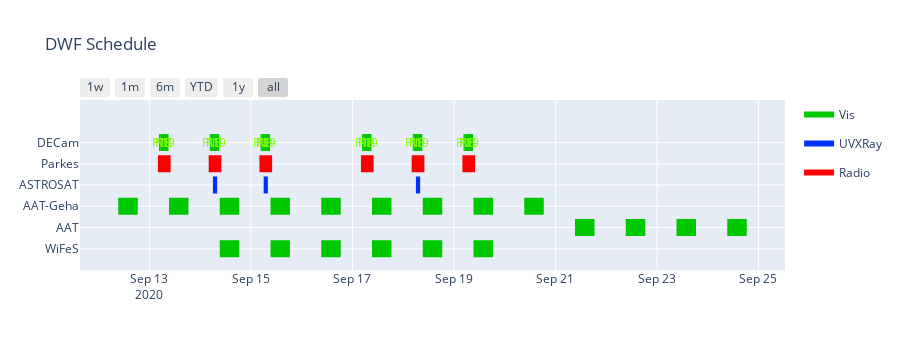
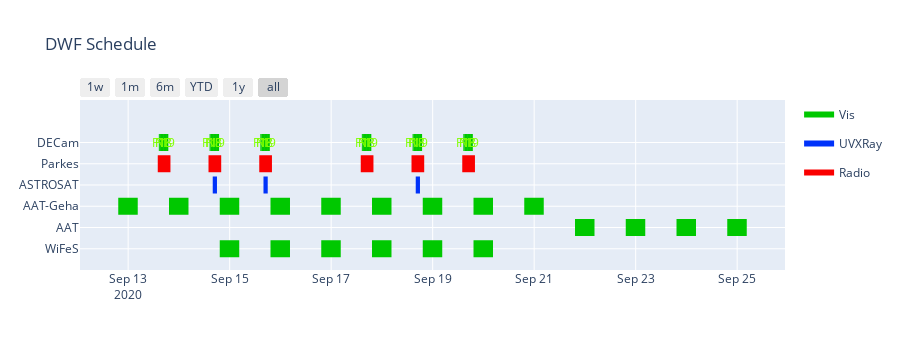

Source (notebook cell) for these figures, in order:
### Code cell
# Table for diff datetime formats
# https://www.journaldev.com/23365/python-string-to-datetime-strptime
# Do it like this: '%Y-%m-%d %H:%M:%S' = '2016-01-01 11:30:00'
fmt = '%Y-%m-%d %H:%M:%S'

# DECam Schedule from Jeff Cooke's email 
# Parkes Schedule from https://www.parkes.atnf.csiro.au/observing/schedules/current/PK.pdf 
# Parks Scheule also from Vivek Gupta's email subject: "Swapping of Parkes observing time for P1050 - P1066 - BL"
# ASTROSAT Schedule from email chain subject: "Your Astrosat proposal A09_107 has been accepted for cycle A09"
Schedule_Text = "DECam,2020-09-13 04:30:00,2020-09-13 05:00:00,UTC,Vis,N;"\
                "DECam,2020-09-14 04:30:00,2020-09-14 05:00:00,UTC,Vis,N;"\
                "DECam,2020-09-15 04:30:00,2020-09-15 05:00:00,UTC,Vis,N;"\
                "DECam,2020-09-17 04:30:00,2020-09-17 05:00:00,UTC,Vis,N;"\
                "DECam,2020-09-18 04:30:00,2020-09-18 05:00:00,UTC,Vis,N;"\
                "DECam,2020-09-19 04:30:00,2020-09-19 05:00:00,UTC,Vis,N;"\
                ""\
                "DECam,2020-09-13 05:05:05,2020-09-13 06:30:00,UTC,Vis,F18;"\
                "DECam,2020-09-14 05:05:00,2020-09-14 06:30:00,UTC,Vis,F18;"\
                "DECam,2020-09-15 05:05:00,2020-09-15 06:30:00,UTC,Vis,F18;"\
                "DECam,2020-09-17 05:05:00,2020-09-17 06:30:00,UTC,Vis,F18;"\
                "DECam,2020-09-18 05:05:00,2020-09-18 06:30:00,UTC,Vis,F18;"\
                "DECam,2020-09-19 05:05:00,2020-09-19 06:30:00,UTC,Vis,F18;"\
                ""\
                "DECam,2020-09-13 06:31:00,2020-09-13 08:00:00,UTC,Vis,F19;"\
                "DECam,2020-09-14 06:31:00,2020-09-14 08:00:00,UTC,Vis,F19;"\
                "DECam,2020-09-15 06:31:00,2020-09-15 08:00:00,UTC,Vis,F19;"\
                "DECam,2020-09-17 06:31:00,2020-09-17 08:00:00,UTC,Vis,F19;"\
                "DECam,2020-09-18 06:31:00,2020-09-18 08:00:00,UTC,Vis,F19;"\
                "DECam,2020-09-19 06:31:00,2020-09-19 08:00:00,UTC,Vis,F19;"\
                ""\
                "DECam,2020-09-13 08:01:00,2020-09-13 09:00:00,UTC,Vis,E;"\
                "DECam,2020-09-14 08:01:00,2020-09-14 09:00:00,UTC,Vis,E;"\
                "DECam,2020-09-15 08:01:00,2020-09-15 09:00:00,UTC,Vis,E;"\
                "DECam,2020-09-17 08:01:00,2020-09-17 09:00:00,UTC,Vis,E;"\
                "DECam,2020-09-18 08:01:00,2020-09-18 09:00:00,UTC,Vis,E;"\
                "DECam,2020-09-19 08:01:00,2020-09-19 09:00:00,UTC,Vis,E;"\
                ""\
                "Parkes,2020-09-13 04:00:00,2020-09-13 10:00:00,UTC,Radio,;"\
                "Parkes,2020-09-14 04:00:00,2020-09-14 10:00:00,UTC,Radio,;"\
                "Parkes,2020-09-15 04:00:00,2020-09-15 10:00:00,UTC,Radio,;"\
                "Parkes,2020-09-17 04:00:00,2020-09-17 10:00:00,UTC,Radio,;"\
                "Parkes,2020-09-18 04:00:00,2020-09-18 10:00:00,UTC,Radio,;"\
                "Parkes,2020-09-19 04:00:00,2020-09-19 10:00:00,UTC,Radio,;"\
                ""\
                "ASTROSAT,2020-09-14 06:00:00,2020-09-14 08:00:00,UTC,UVXRay,;"\
                "ASTROSAT,2020-09-15 06:00:00,2020-09-15 08:00:00,UTC,UVXRay,;"\
                "ASTROSAT,2020-09-18 06:00:00,2020-09-18 08:00:00,UTC,UVXRay,;"\
                "AAT-Geha,2020-09-12 19:19:00,2020-09-13 04:32:00,Australia/Sydney,Vis,;"\
                "AAT-Geha,2020-09-13 19:19:00,2020-09-14 04:32:00,Australia/Sydney,Vis,;"\
                "AAT-Geha,2020-09-14 19:19:00,2020-09-15 04:32:00,Australia/Sydney,Vis,;"\
                "AAT-Geha,2020-09-15 19:19:00,2020-09-16 04:32:00,Australia/Sydney,Vis,;"\
                "AAT-Geha,2020-09-16 19:19:00,2020-09-17 04:32:00,Australia/Sydney,Vis,;"\
                "AAT-Geha,2020-09-17 19:19:00,2020-09-18 04:32:00,Australia/Sydney,Vis,;"\
                "AAT-Geha,2020-09-18 19:19:00,2020-09-19 04:32:00,Australia/Sydney,Vis,;"\
                "AAT-Geha,2020-09-19 19:19:00,2020-09-20 04:32:00,Australia/Sydney,Vis,;"\
                "AAT-Geha,2020-09-20 19:19:00,2020-09-21 04:32:00,Australia/Sydney,Vis,;"\
                "AAT,2020-09-21 19:19:00,2020-09-22 04:32:00,Australia/Sydney,Vis,;"\
                "AAT,2020-09-22 19:19:00,2020-09-23 04:32:00,Australia/Sydney,Vis,;"\
                "AAT,2020-09-23 19:19:00,2020-09-24 04:32:00,Australia/Sydney,Vis,;"\
                "AAT,2020-09-24 19:19:00,2020-09-25 04:32:00,Australia/Sydney,Vis,;"\
                "WiFeS,2020-09-14 19:19:00,2020-09-15 04:32:00,Australia/Sydney,Vis,;"\
                "WiFeS,2020-09-15 19:19:00,2020-09-16 04:32:00,Australia/Sydney,Vis,;"\
                "WiFeS,2020-09-16 19:19:00,2020-09-17 04:32:00,Australia/Sydney,Vis,;"\
                "WiFeS,2020-09-17 19:19:00,2020-09-18 04:32:00,Australia/Sydney,Vis,;"\
                "WiFeS,2020-09-18 19:19:00,2020-09-19 04:32:00,Australia/Sydney,Vis,;"\
                "WiFeS,2020-09-19 19:19:00,2020-09-20 04:32:00,Australia/Sydney,Vis,;"\

Plot_Schedule(Schedule_Text,in_fmt='%Y-%m-%d %H:%M:%S',out_tz='UTC')
Plot_Schedule(Schedule_Text,in_fmt='%Y-%m-%d %H:%M:%S',out_tz='Australia/Sydney')
print(' N  =NGC6744 \n F18=FRB181112 \n F19=FRB190711 \n E  =Elias')

### Figure 1 — Plotly figure (JSON) as saved in the notebook; plotly's stock layout.template omitted (floating-point values rounded to 4 significant figures; data arrays with more than 128 entries replaced by an {"elided": "..."} marker saying what was removed)
{"data": [{"fill": "toself", "fillcolor": "rgb(0, 200, 0)", "hoverinfo": "name", "legendgroup": "rgb(0, 200, 0)", "mode": "none", "name": "Vis", "type": "scatter", "x": {"elided": "214 str values"}, "y": {"elided": "214 float values"}}, {"fill": "toself", "fillcolor": "rgb(0, 50, 250)", "hoverinfo": "name", "legendgroup": "rgb(0, 50, 250)", "mode": "none", "name": "UVXRay", "type": "scatter", "x": ["2020-09-14 06:00:00", "2020-09-14 08:00:00", "2020-09-14 08:00:00", "2020-09-14 06:00:00", "2020-09-14 06:00:00", "2020-09-15 06:00:00", "2020-09-15 08:00:00", "2020-09-15 08:00:00", "2020-09-15 06:00:00", "2020-09-15 06:00:00", "2020-09-18 06:00:00", "2020-09-18 08:00:00", "2020-09-18 08:00:00", "2020-09-18 06:00:00"], "y": [2.6, 2.6, 3.4, 3.4, null, 2.6, 2.6, 3.4, 3.4, null, 2.6, 2.6, 3.4, 3.4]}, {"fill": "toself", "fillcolor": "rgb(250, 0, 0)", "hoverinfo": "name", "legendgroup": "rgb(250, 0, 0)", "mode": "none", "name": "Radio", "type": "scatter", "x": ["2020-09-13 04:00:00", "2020-09-13 10:00:00", "2020-09-13 10:00:00", "2020-09-13 04:00:00", "2020-09-13 04:00:00", "2020-09-14 04:00:00", "2020-09-14 10:00:00", "2020-09-14 10:00:00", "2020-09-14 04:00:00", "2020-09-14 04:00:00", "2020-09-15 04:00:00", "2020-09-15 10:00:00", "2020-09-15 10:00:00", "2020-09-15 04:00:00", "2020-09-15 04:00:00", "2020-09-17 04:00:00", "2020-09-17 10:00:00", "2020-09-17 10:00:00", "2020-09-17 04:00:00", "2020-09-17 04:00:00", "2020-09-18 04:00:00", "2020-09-18 10:00:00", "2020-09-18 10:00:00", "2020-09-18 04:00:00", "2020-09-18 04:00:00", "2020-09-19 04:00:00", "2020-09-19 10:00:00", "2020-09-19 10:00:00", "2020-09-19 04:00:00"], "y": [3.6, 3.6, 4.4, 4.4, null, 3.6, 3.6, 4.4, 4.4, null, 3.6, 3.6, 4.4, 4.4, null, 3.6, 3.6, 4.4, 4.4, null, 3.6, 3.6, 4.4, 4.4, null, 3.6, 3.6, 4.4, 4.4]}, {"legendgroup": "rgb(0, 200, 0)", "marker": {"color": "rgb(0, 200, 0)", "opacity": 0, "size": 1}, "mode": "markers", "name": "", "showlegend": false, "text": [null, null, null, null, null, null, null, null, null, null, null, null, null, null, null, null, null, null, null, null, null, null, null, null, null, null, null, null, null, null, null, null, null, null, null, null, null, null, null, null, null, null, null, null, null, null, null, null, null, null, null, null, null, null, null, null, null, null, null, null, null, null, null, null, null, null, null, null, null, null, null, null, null, null, null, null, null, null, null, null, null, null, null, null, null, null], "type": "scatter", "x": ["2020-09-13 04:30:00", "2020-09-13 05:00:00", "2020-09-14 04:30:00", "2020-09-14 05:00:00", "2020-09-15 04:30:00", "2020-09-15 05:00:00", "2020-09-17 04:30:00", "2020-09-17 05:00:00", "2020-09-18 04:30:00", "2020-09-18 05:00:00", "2020-09-19 04:30:00", "2020-09-19 05:00:00", "2020-09-13 05:05:05", "2020-09-13 06:30:00", "2020-09-14 05:05:00", "2020-09-14 06:30:00", "2020-09-15 05:05:00", "2020-09-15 06:30:00", "2020-09-17 05:05:00", "2020-09-17 06:30:00", "2020-09-18 05:05:00", "2020-09-18 06:30:00", "2020-09-19 05:05:00", "2020-09-19 06:30:00", "2020-09-13 06:31:00", "2020-09-13 08:00:00", "2020-09-14 06:31:00", "2020-09-14 08:00:00", "2020-09-15 06:31:00", "2020-09-15 08:00:00", "2020-09-17 06:31:00", "2020-09-17 08:00:00", "2020-09-18 06:31:00", "2020-09-18 08:00:00", "2020-09-19 06:31:00", "2020-09-19 08:00:00", "2020-09-13 08:01:00", "2020-09-13 09:00:00", "2020-09-14 08:01:00", "2020-09-14 09:00:00", "2020-09-15 08:01:00", "2020-09-15 09:00:00", "2020-09-17 08:01:00", "2020-09-17 09:00:00", "2020-09-18 08:01:00", "2020-09-18 09:00:00", "2020-09-19 08:01:00", "2020-09-19 09:00:00", "2020-09-12 09:14:00", "2020-09-12 18:27:00", "2020-09-13 09:14:00", "2020-09-13 18:27:00", "2020-09-14 09:14:00", "2020-09-14 18:27:00", "2020-09-15 09:14:00", "2020-09-15 18:27:00", "2020-09-16 09:14:00", "2020-09-16 18:27:00", "2020-09-17 09:14:00", "2020-09-17 18:27:00", "2020-09-18 09:14:00", "2020-09-18 18:27:00", "2020-09-19 09:14:00", "2020-09-19 18:27:00", "2020-09-20 09:14:00", "2020-09-20 18:27:00", "2020-09-21 09:14:00", "2020-09-21 18:27:00", "2020-09-22 09:14:00", "2020-09-22 18:27:00", "2020-09-23 09:14:00", "2020-09-23 18:27:00", "2020-09-24 09:14:00", "2020-09-24 18:27:00", "2020-09-14 09:14:00", "2020-09-14 18:27:00", "2020-09-15 09:14:00", "2020-09-15 18:27:00", "2020-09-16 09:14:00", "2020-09-16 18:27:00", "2020-09-17 09:14:00", "2020-09-17 18:27:00", "2020-09-18 09:14:00", "2020-09-18 18:27:00", "2020-09-19 09:14:00", "2020-09-19 18:27:00"], "y": [5, 5, 5, 5, 5, 5, 5, 5, 5, 5, 5, 5, 5, 5, 5, 5, 5, 5, 5, 5, 5, 5, 5, 5, 5, 5, 5, 5, 5, 5, 5, 5, 5, 5, 5, 5, 5, 5, 5, 5, 5, 5, 5, 5, 5, 5, 5, 5, 2, 2, 2, 2, 2, 2, 2, 2, 2, 2, 2, 2, 2, 2, 2, 2, 2, 2, 1, 1, 1, 1, 1, 1, 1, 1, 0, 0, 0, 0, 0, 0, 0, 0, 0, 0, 0, 0]}, {"legendgroup": "rgb(0, 50, 250)", "marker": {"color": "rgb(0, 50, 250)", "opacity": 0, "size": 1}, "mode": "markers", "name": "", "showlegend": false, "text": [null, null, null, null, null, null], "type": "scatter", "x": ["2020-09-14 06:00:00", "2020-09-14 08:00:00", "2020-09-15 06:00:00", "2020-09-15 08:00:00", "2020-09-18 06:00:00", "2020-09-18 08:00:00"], "y": [3, 3, 3, 3, 3, 3]}, {"legendgroup": "rgb(250, 0, 0)", "marker": {"color": "rgb(250, 0, 0)", "opacity": 0, "size": 1}, "mode": "markers", "name": "", "showlegend": false, "text": [null, null, null, null, null, null, null, null, null, null, null, null], "type": "scatter", "x": ["2020-09-13 04:00:00", "2020-09-13 10:00:00", "2020-09-14 04:00:00", "2020-09-14 10:00:00", "2020-09-15 04:00:00", "2020-09-15 10:00:00", "2020-09-17 04:00:00", "2020-09-17 10:00:00", "2020-09-18 04:00:00", "2020-09-18 10:00:00", "2020-09-19 04:00:00", "2020-09-19 10:00:00"], "y": [4, 4, 4, 4, 4, 4, 4, 4, 4, 4, 4, 4]}], "layout": {"annotations": [{"font": {"color": "rgb( 128,255,0)"}, "showarrow": false, "text": "N", "x": "2020-09-13 04:45:00", "y": 5}, {"font": {"color": "rgb( 128,255,0)"}, "showarrow": false, "text": "N", "x": "2020-09-14 04:45:00", "y": 5}, {"font": {"color": "rgb( 128,255,0)"}, "showarrow": false, "text": "N", "x": "2020-09-15 04:45:00", "y": 5}, {"font": {"color": "rgb( 128,255,0)"}, "showarrow": false, "text": "N", "x": "2020-09-17 04:45:00", "y": 5}, {"font": {"color": "rgb( 128,255,0)"}, "showarrow": false, "text": "N", "x": "2020-09-18 04:45:00", "y": 5}, {"font": {"color": "rgb( 128,255,0)"}, "showarrow": false, "text": "N", "x": "2020-09-19 04:45:00", "y": 5}, {"font": {"color": "rgb( 128,255,0)"}, "showarrow": false, "text": "F18", "x": "2020-09-13 05:47:32", "y": 5}, {"font": {"color": "rgb( 128,255,0)"}, "showarrow": false, "text": "F18", "x": "2020-09-14 05:47:30", "y": 5}, {"font": {"color": "rgb( 128,255,0)"}, "showarrow": false, "text": "F18", "x": "2020-09-15 05:47:30", "y": 5}, {"font": {"color": "rgb( 128,255,0)"}, "showarrow": false, "text": "F18", "x": "2020-09-17 05:47:30", "y": 5}, {"font": {"color": "rgb( 128,255,0)"}, "showarrow": false, "text": "F18", "x": "2020-09-18 05:47:30", "y": 5}, {"font": {"color": "rgb( 128,255,0)"}, "showarrow": false, "text": "F18", "x": "2020-09-19 05:47:30", "y": 5}, {"font": {"color": "rgb( 128,255,0)"}, "showarrow": false, "text": "F19", "x": "2020-09-13 07:15:30", "y": 5}, {"font": {"color": "rgb( 128,255,0)"}, "showarrow": false, "text": "F19", "x": "2020-09-14 07:15:30", "y": 5}, {"font": {"color": "rgb( 128,255,0)"}, "showarrow": false, "text": "F19", "x": "2020-09-15 07:15:30", "y": 5}, {"font": {"color": "rgb( 128,255,0)"}, "showarrow": false, "text": "F19", "x": "2020-09-17 07:15:30", "y": 5}, {"font": {"color": "rgb( 128,255,0)"}, "showarrow": false, "text": "F19", "x": "2020-09-18 07:15:30", "y": 5}, {"font": {"color": "rgb( 128,255,0)"}, "showarrow": false, "text": "F19", "x": "2020-09-19 07:15:30", "y": 5}, {"font": {"color": "rgb( 128,255,0)"}, "showarrow": false, "text": "E", "x": "2020-09-13 08:30:30", "y": 5}, {"font": {"color": "rgb( 128,255,0)"}, "showarrow": false, "text": "E", "x": "2020-09-14 08:30:30", "y": 5}, {"font": {"color": "rgb( 128,255,0)"}, "showarrow": false, "text": "E", "x": "2020-09-15 08:30:30", "y": 5}, {"font": {"color": "rgb( 128,255,0)"}, "showarrow": false, "text": "E", "x": "2020-09-17 08:30:30", "y": 5}, {"font": {"color": "rgb( 128,255,0)"}, "showarrow": false, "text": "E", "x": "2020-09-18 08:30:30", "y": 5}, {"font": {"color": "rgb( 128,255,0)"}, "showarrow": false, "text": "E", "x": "2020-09-19 08:30:30", "y": 5}, {"font": {"color": "rgb( 127,1,76)"}, "showarrow": false, "text": "", "x": "2020-09-13 07:00:00", "y": 4}, {"font": {"color": "rgb( 127,1,76)"}, "showarrow": false, "text": "", "x": "2020-09-14 07:00:00", "y": 4}, {"font": {"color": "rgb( 127,1,76)"}, "showarrow": false, "text": "", "x": "2020-09-15 07:00:00", "y": 4}, {"font": {"color": "rgb( 127,1,76)"}, "showarrow": false, "text": "", "x": "2020-09-17 07:00:00", "y": 4}, {"font": {"color": "rgb( 127,1,76)"}, "showarrow": false, "text": "", "x": "2020-09-18 07:00:00", "y": 4}, {"font": {"color": "rgb( 127,1,76)"}, "showarrow": false, "text": "", "x": "2020-09-19 07:00:00", "y": 4}, {"font": {"color": "rgb( 0,255,255)"}, "showarrow": false, "text": "", "x": "2020-09-14 07:00:00", "y": 3}, {"font": {"color": "rgb( 0,255,255)"}, "showarrow": false, "text": "", "x": "2020-09-15 07:00:00", "y": 3}, {"font": {"color": "rgb( 0,255,255)"}, "showarrow": false, "text": "", "x": "2020-09-18 07:00:00", "y": 3}, {"font": {"color": "rgb( 128,255,0)"}, "showarrow": false, "text": "", "x": "2020-09-12 13:50:30", "y": 2}, {"font": {"color": "rgb( 128,255,0)"}, "showarrow": false, "text": "", "x": "2020-09-13 13:50:30", "y": 2}, {"font": {"color": "rgb( 128,255,0)"}, "showarrow": false, "text": "", "x": "2020-09-14 13:50:30", "y": 2}, {"font": {"color": "rgb( 128,255,0)"}, "showarrow": false, "text": "", "x": "2020-09-15 13:50:30", "y": 2}, {"font": {"color": "rgb( 128,255,0)"}, "showarrow": false, "text": "", "x": "2020-09-16 13:50:30", "y": 2}, {"font": {"color": "rgb( 128,255,0)"}, "showarrow": false, "text": "", "x": "2020-09-17 13:50:30", "y": 2}, {"font": {"color": "rgb( 128,255,0)"}, "showarrow": false, "text": "", "x": "2020-09-18 13:50:30", "y": 2}, {"font": {"color": "rgb( 128,255,0)"}, "showarrow": false, "text": "", "x": "2020-09-19 13:50:30", "y": 2}, {"font": {"color": "rgb( 128,255,0)"}, "showarrow": false, "text": "", "x": "2020-09-20 13:50:30", "y": 2}, {"font": {"color": "rgb( 128,255,0)"}, "showarrow": false, "text": "", "x": "2020-09-21 13:50:30", "y": 1}, {"font": {"color": "rgb( 128,255,0)"}, "showarrow": false, "text": "", "x": "2020-09-22 13:50:30", "y": 1}, {"font": {"color": "rgb( 128,255,0)"}, "showarrow": false, "text": "", "x": "2020-09-23 13:50:30", "y": 1}, {"font": {"color": "rgb( 128,255,0)"}, "showarrow": false, "text": "", "x": "2020-09-24 13:50:30", "y": 1}, {"font": {"color": "rgb( 128,255,0)"}, "showarrow": false, "text": "", "x": "2020-09-14 13:50:30", "y": 0}, {"font": {"color": "rgb( 128,255,0)"}, "showarrow": false, "text": "", "x": "2020-09-15 13:50:30", "y": 0}, {"font": {"color": "rgb( 128,255,0)"}, "showarrow": false, "text": "", "x": "2020-09-16 13:50:30", "y": 0}, {"font": {"color": "rgb( 128,255,0)"}, "showarrow": false, "text": "", "x": "2020-09-17 13:50:30", "y": 0}, {"font": {"color": "rgb( 128,255,0)"}, "showarrow": false, "text": "", "x": "2020-09-18 13:50:30", "y": 0}, {"font": {"color": "rgb( 128,255,0)"}, "showarrow": false, "text": "", "x": "2020-09-19 13:50:30", "y": 0}], "height": 350, "hovermode": "closest", "showlegend": true, "title": {"text": "DWF Schedule"}, "xaxis": {"rangeselector": {"buttons": [{"count": 7, "label": "1w", "step": "day", "stepmode": "backward"}, {"count": 1, "label": "1m", "step": "month", "stepmode": "backward"}, {"count": 6, "label": "6m", "step": "month", "stepmode": "backward"}, {"count": 1, "label": "YTD", "step": "year", "stepmode": "todate"}, {"count": 1, "label": "1y", "step": "year", "stepmode": "backward"}, {"step": "all"}]}, "showgrid": true, "type": "date", "zeroline": false}, "yaxis": {"autorange": false, "range": [-1, 7], "showgrid": true, "ticktext": ["WiFeS", "AAT", "AAT-Geha", "ASTROSAT", "Parkes", "DECam"], "tickvals": [0, 1, 2, 3, 4, 5], "zeroline": false}}}

### Figure 2 — Plotly figure (JSON) as saved in the notebook; plotly's stock layout.template omitted (floating-point values rounded to 4 significant figures; data arrays with more than 128 entries replaced by an {"elided": "..."} marker saying what was removed)
{"data": [{"fill": "toself", "fillcolor": "rgb(0, 200, 0)", "hoverinfo": "name", "legendgroup": "rgb(0, 200, 0)", "mode": "none", "name": "Vis", "type": "scatter", "x": {"elided": "214 str values"}, "y": {"elided": "214 float values"}}, {"fill": "toself", "fillcolor": "rgb(0, 50, 250)", "hoverinfo": "name", "legendgroup": "rgb(0, 50, 250)", "mode": "none", "name": "UVXRay", "type": "scatter", "x": ["2020-09-14 16:00:00", "2020-09-14 18:00:00", "2020-09-14 18:00:00", "2020-09-14 16:00:00", "2020-09-14 16:00:00", "2020-09-15 16:00:00", "2020-09-15 18:00:00", "2020-09-15 18:00:00", "2020-09-15 16:00:00", "2020-09-15 16:00:00", "2020-09-18 16:00:00", "2020-09-18 18:00:00", "2020-09-18 18:00:00", "2020-09-18 16:00:00"], "y": [2.6, 2.6, 3.4, 3.4, null, 2.6, 2.6, 3.4, 3.4, null, 2.6, 2.6, 3.4, 3.4]}, {"fill": "toself", "fillcolor": "rgb(250, 0, 0)", "hoverinfo": "name", "legendgroup": "rgb(250, 0, 0)", "mode": "none", "name": "Radio", "type": "scatter", "x": ["2020-09-13 14:00:00", "2020-09-13 20:00:00", "2020-09-13 20:00:00", "2020-09-13 14:00:00", "2020-09-13 14:00:00", "2020-09-14 14:00:00", "2020-09-14 20:00:00", "2020-09-14 20:00:00", "2020-09-14 14:00:00", "2020-09-14 14:00:00", "2020-09-15 14:00:00", "2020-09-15 20:00:00", "2020-09-15 20:00:00", "2020-09-15 14:00:00", "2020-09-15 14:00:00", "2020-09-17 14:00:00", "2020-09-17 20:00:00", "2020-09-17 20:00:00", "2020-09-17 14:00:00", "2020-09-17 14:00:00", "2020-09-18 14:00:00", "2020-09-18 20:00:00", "2020-09-18 20:00:00", "2020-09-18 14:00:00", "2020-09-18 14:00:00", "2020-09-19 14:00:00", "2020-09-19 20:00:00", "2020-09-19 20:00:00", "2020-09-19 14:00:00"], "y": [3.6, 3.6, 4.4, 4.4, null, 3.6, 3.6, 4.4, 4.4, null, 3.6, 3.6, 4.4, 4.4, null, 3.6, 3.6, 4.4, 4.4, null, 3.6, 3.6, 4.4, 4.4, null, 3.6, 3.6, 4.4, 4.4]}, {"legendgroup": "rgb(0, 200, 0)", "marker": {"color": "rgb(0, 200, 0)", "opacity": 0, "size": 1}, "mode": "markers", "name": "", "showlegend": false, "text": [null, null, null, null, null, null, null, null, null, null, null, null, null, null, null, null, null, null, null, null, null, null, null, null, null, null, null, null, null, null, null, null, null, null, null, null, null, null, null, null, null, null, null, null, null, null, null, null, null, null, null, null, null, null, null, null, null, null, null, null, null, null, null, null, null, null, null, null, null, null, null, null, null, null, null, null, null, null, null, null, null, null, null, null, null, null], "type": "scatter", "x": ["2020-09-13 14:30:00", "2020-09-13 15:00:00", "2020-09-14 14:30:00", "2020-09-14 15:00:00", "2020-09-15 14:30:00", "2020-09-15 15:00:00", "2020-09-17 14:30:00", "2020-09-17 15:00:00", "2020-09-18 14:30:00", "2020-09-18 15:00:00", "2020-09-19 14:30:00", "2020-09-19 15:00:00", "2020-09-13 15:05:05", "2020-09-13 16:30:00", "2020-09-14 15:05:00", "2020-09-14 16:30:00", "2020-09-15 15:05:00", "2020-09-15 16:30:00", "2020-09-17 15:05:00", "2020-09-17 16:30:00", "2020-09-18 15:05:00", "2020-09-18 16:30:00", "2020-09-19 15:05:00", "2020-09-19 16:30:00", "2020-09-13 16:31:00", "2020-09-13 18:00:00", "2020-09-14 16:31:00", "2020-09-14 18:00:00", "2020-09-15 16:31:00", "2020-09-15 18:00:00", "2020-09-17 16:31:00", "2020-09-17 18:00:00", "2020-09-18 16:31:00", "2020-09-18 18:00:00", "2020-09-19 16:31:00", "2020-09-19 18:00:00", "2020-09-13 18:01:00", "2020-09-13 19:00:00", "2020-09-14 18:01:00", "2020-09-14 19:00:00", "2020-09-15 18:01:00", "2020-09-15 19:00:00", "2020-09-17 18:01:00", "2020-09-17 19:00:00", "2020-09-18 18:01:00", "2020-09-18 19:00:00", "2020-09-19 18:01:00", "2020-09-19 19:00:00", "2020-09-12 19:19:00", "2020-09-13 04:32:00", "2020-09-13 19:19:00", "2020-09-14 04:32:00", "2020-09-14 19:19:00", "2020-09-15 04:32:00", "2020-09-15 19:19:00", "2020-09-16 04:32:00", "2020-09-16 19:19:00", "2020-09-17 04:32:00", "2020-09-17 19:19:00", "2020-09-18 04:32:00", "2020-09-18 19:19:00", "2020-09-19 04:32:00", "2020-09-19 19:19:00", "2020-09-20 04:32:00", "2020-09-20 19:19:00", "2020-09-21 04:32:00", "2020-09-21 19:19:00", "2020-09-22 04:32:00", "2020-09-22 19:19:00", "2020-09-23 04:32:00", "2020-09-23 19:19:00", "2020-09-24 04:32:00", "2020-09-24 19:19:00", "2020-09-25 04:32:00", "2020-09-14 19:19:00", "2020-09-15 04:32:00", "2020-09-15 19:19:00", "2020-09-16 04:32:00", "2020-09-16 19:19:00", "2020-09-17 04:32:00", "2020-09-17 19:19:00", "2020-09-18 04:32:00", "2020-09-18 19:19:00", "2020-09-19 04:32:00", "2020-09-19 19:19:00", "2020-09-20 04:32:00"], "y": [5, 5, 5, 5, 5, 5, 5, 5, 5, 5, 5, 5, 5, 5, 5, 5, 5, 5, 5, 5, 5, 5, 5, 5, 5, 5, 5, 5, 5, 5, 5, 5, 5, 5, 5, 5, 5, 5, 5, 5, 5, 5, 5, 5, 5, 5, 5, 5, 2, 2, 2, 2, 2, 2, 2, 2, 2, 2, 2, 2, 2, 2, 2, 2, 2, 2, 1, 1, 1, 1, 1, 1, 1, 1, 0, 0, 0, 0, 0, 0, 0, 0, 0, 0, 0, 0]}, {"legendgroup": "rgb(0, 50, 250)", "marker": {"color": "rgb(0, 50, 250)", "opacity": 0, "size": 1}, "mode": "markers", "name": "", "showlegend": false, "text": [null, null, null, null, null, null], "type": "scatter", "x": ["2020-09-14 16:00:00", "2020-09-14 18:00:00", "2020-09-15 16:00:00", "2020-09-15 18:00:00", "2020-09-18 16:00:00", "2020-09-18 18:00:00"], "y": [3, 3, 3, 3, 3, 3]}, {"legendgroup": "rgb(250, 0, 0)", "marker": {"color": "rgb(250, 0, 0)", "opacity": 0, "size": 1}, "mode": "markers", "name": "", "showlegend": false, "text": [null, null, null, null, null, null, null, null, null, null, null, null], "type": "scatter", "x": ["2020-09-13 14:00:00", "2020-09-13 20:00:00", "2020-09-14 14:00:00", "2020-09-14 20:00:00", "2020-09-15 14:00:00", "2020-09-15 20:00:00", "2020-09-17 14:00:00", "2020-09-17 20:00:00", "2020-09-18 14:00:00", "2020-09-18 20:00:00", "2020-09-19 14:00:00", "2020-09-19 20:00:00"], "y": [4, 4, 4, 4, 4, 4, 4, 4, 4, 4, 4, 4]}], "layout": {"annotations": [{"font": {"color": "rgb( 128,255,0)"}, "showarrow": false, "text": "N", "x": "2020-09-13 14:45:00", "y": 5}, {"font": {"color": "rgb( 128,255,0)"}, "showarrow": false, "text": "N", "x": "2020-09-14 14:45:00", "y": 5}, {"font": {"color": "rgb( 128,255,0)"}, "showarrow": false, "text": "N", "x": "2020-09-15 14:45:00", "y": 5}, {"font": {"color": "rgb( 128,255,0)"}, "showarrow": false, "text": "N", "x": "2020-09-17 14:45:00", "y": 5}, {"font": {"color": "rgb( 128,255,0)"}, "showarrow": false, "text": "N", "x": "2020-09-18 14:45:00", "y": 5}, {"font": {"color": "rgb( 128,255,0)"}, "showarrow": false, "text": "N", "x": "2020-09-19 14:45:00", "y": 5}, {"font": {"color": "rgb( 128,255,0)"}, "showarrow": false, "text": "F18", "x": "2020-09-13 15:47:32", "y": 5}, {"font": {"color": "rgb( 128,255,0)"}, "showarrow": false, "text": "F18", "x": "2020-09-14 15:47:30", "y": 5}, {"font": {"color": "rgb( 128,255,0)"}, "showarrow": false, "text": "F18", "x": "2020-09-15 15:47:30", "y": 5}, {"font": {"color": "rgb( 128,255,0)"}, "showarrow": false, "text": "F18", "x": "2020-09-17 15:47:30", "y": 5}, {"font": {"color": "rgb( 128,255,0)"}, "showarrow": false, "text": "F18", "x": "2020-09-18 15:47:30", "y": 5}, {"font": {"color": "rgb( 128,255,0)"}, "showarrow": false, "text": "F18", "x": "2020-09-19 15:47:30", "y": 5}, {"font": {"color": "rgb( 128,255,0)"}, "showarrow": false, "text": "F19", "x": "2020-09-13 17:15:30", "y": 5}, {"font": {"color": "rgb( 128,255,0)"}, "showarrow": false, "text": "F19", "x": "2020-09-14 17:15:30", "y": 5}, {"font": {"color": "rgb( 128,255,0)"}, "showarrow": false, "text": "F19", "x": "2020-09-15 17:15:30", "y": 5}, {"font": {"color": "rgb( 128,255,0)"}, "showarrow": false, "text": "F19", "x": "2020-09-17 17:15:30", "y": 5}, {"font": {"color": "rgb( 128,255,0)"}, "showarrow": false, "text": "F19", "x": "2020-09-18 17:15:30", "y": 5}, {"font": {"color": "rgb( 128,255,0)"}, "showarrow": false, "text": "F19", "x": "2020-09-19 17:15:30", "y": 5}, {"font": {"color": "rgb( 128,255,0)"}, "showarrow": false, "text": "E", "x": "2020-09-13 18:30:30", "y": 5}, {"font": {"color": "rgb( 128,255,0)"}, "showarrow": false, "text": "E", "x": "2020-09-14 18:30:30", "y": 5}, {"font": {"color": "rgb( 128,255,0)"}, "showarrow": false, "text": "E", "x": "2020-09-15 18:30:30", "y": 5}, {"font": {"color": "rgb( 128,255,0)"}, "showarrow": false, "text": "E", "x": "2020-09-17 18:30:30", "y": 5}, {"font": {"color": "rgb( 128,255,0)"}, "showarrow": false, "text": "E", "x": "2020-09-18 18:30:30", "y": 5}, {"font": {"color": "rgb( 128,255,0)"}, "showarrow": false, "text": "E", "x": "2020-09-19 18:30:30", "y": 5}, {"font": {"color": "rgb( 127,1,76)"}, "showarrow": false, "text": "", "x": "2020-09-13 17:00:00", "y": 4}, {"font": {"color": "rgb( 127,1,76)"}, "showarrow": false, "text": "", "x": "2020-09-14 17:00:00", "y": 4}, {"font": {"color": "rgb( 127,1,76)"}, "showarrow": false, "text": "", "x": "2020-09-15 17:00:00", "y": 4}, {"font": {"color": "rgb( 127,1,76)"}, "showarrow": false, "text": "", "x": "2020-09-17 17:00:00", "y": 4}, {"font": {"color": "rgb( 127,1,76)"}, "showarrow": false, "text": "", "x": "2020-09-18 17:00:00", "y": 4}, {"font": {"color": "rgb( 127,1,76)"}, "showarrow": false, "text": "", "x": "2020-09-19 17:00:00", "y": 4}, {"font": {"color": "rgb( 0,255,255)"}, "showarrow": false, "text": "", "x": "2020-09-14 17:00:00", "y": 3}, {"font": {"color": "rgb( 0,255,255)"}, "showarrow": false, "text": "", "x": "2020-09-15 17:00:00", "y": 3}, {"font": {"color": "rgb( 0,255,255)"}, "showarrow": false, "text": "", "x": "2020-09-18 17:00:00", "y": 3}, {"font": {"color": "rgb( 128,255,0)"}, "showarrow": false, "text": "", "x": "2020-09-12 23:55:30", "y": 2}, {"font": {"color": "rgb( 128,255,0)"}, "showarrow": false, "text": "", "x": "2020-09-13 23:55:30", "y": 2}, {"font": {"color": "rgb( 128,255,0)"}, "showarrow": false, "text": "", "x": "2020-09-14 23:55:30", "y": 2}, {"font": {"color": "rgb( 128,255,0)"}, "showarrow": false, "text": "", "x": "2020-09-15 23:55:30", "y": 2}, {"font": {"color": "rgb( 128,255,0)"}, "showarrow": false, "text": "", "x": "2020-09-16 23:55:30", "y": 2}, {"font": {"color": "rgb( 128,255,0)"}, "showarrow": false, "text": "", "x": "2020-09-17 23:55:30", "y": 2}, {"font": {"color": "rgb( 128,255,0)"}, "showarrow": false, "text": "", "x": "2020-09-18 23:55:30", "y": 2}, {"font": {"color": "rgb( 128,255,0)"}, "showarrow": false, "text": "", "x": "2020-09-19 23:55:30", "y": 2}, {"font": {"color": "rgb( 128,255,0)"}, "showarrow": false, "text": "", "x": "2020-09-20 23:55:30", "y": 2}, {"font": {"color": "rgb( 128,255,0)"}, "showarrow": false, "text": "", "x": "2020-09-21 23:55:30", "y": 1}, {"font": {"color": "rgb( 128,255,0)"}, "showarrow": false, "text": "", "x": "2020-09-22 23:55:30", "y": 1}, {"font": {"color": "rgb( 128,255,0)"}, "showarrow": false, "text": "", "x": "2020-09-23 23:55:30", "y": 1}, {"font": {"color": "rgb( 128,255,0)"}, "showarrow": false, "text": "", "x": "2020-09-24 23:55:30", "y": 1}, {"font": {"color": "rgb( 128,255,0)"}, "showarrow": false, "text": "", "x": "2020-09-14 23:55:30", "y": 0}, {"font": {"color": "rgb( 128,255,0)"}, "showarrow": false, "text": "", "x": "2020-09-15 23:55:30", "y": 0}, {"font": {"color": "rgb( 128,255,0)"}, "showarrow": false, "text": "", "x": "2020-09-16 23:55:30", "y": 0}, {"font": {"color": "rgb( 128,255,0)"}, "showarrow": false, "text": "", "x": "2020-09-17 23:55:30", "y": 0}, {"font": {"color": "rgb( 128,255,0)"}, "showarrow": false, "text": "", "x": "2020-09-18 23:55:30", "y": 0}, {"font": {"color": "rgb( 128,255,0)"}, "showarrow": false, "text": "", "x": "2020-09-19 23:55:30", "y": 0}], "height": 350, "hovermode": "closest", "showlegend": true, "title": {"text": "DWF Schedule"}, "xaxis": {"rangeselector": {"buttons": [{"count": 7, "label": "1w", "step": "day", "stepmode": "backward"}, {"count": 1, "label": "1m", "step": "month", "stepmode": "backward"}, {"count": 6, "label": "6m", "step": "month", "stepmode": "backward"}, {"count": 1, "label": "YTD", "step": "year", "stepmode": "todate"}, {"count": 1, "label": "1y", "step": "year", "stepmode": "backward"}, {"step": "all"}]}, "showgrid": true, "type": "date", "zeroline": false}, "yaxis": {"autorange": false, "range": [-1, 7], "showgrid": true, "ticktext": ["WiFeS", "AAT", "AAT-Geha", "ASTROSAT", "Parkes", "DECam"], "tickvals": [0, 1, 2, 3, 4, 5], "zeroline": false}}}
